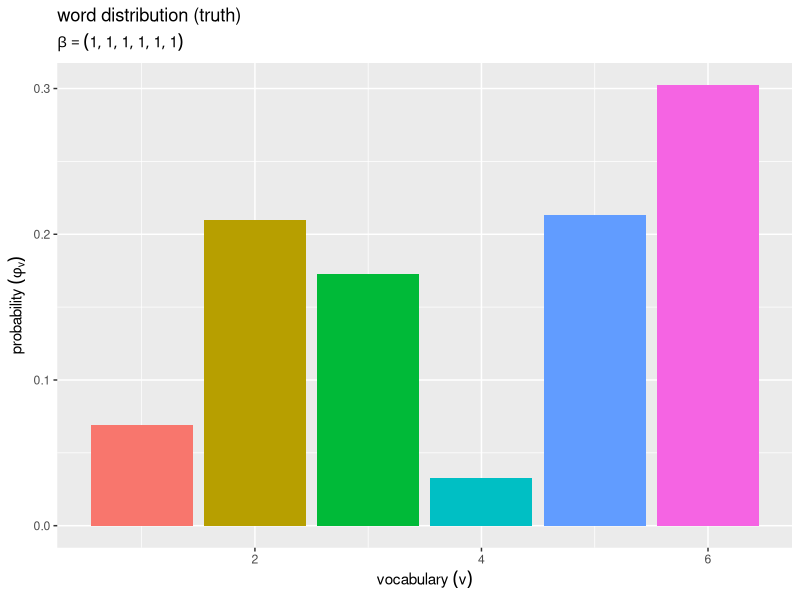
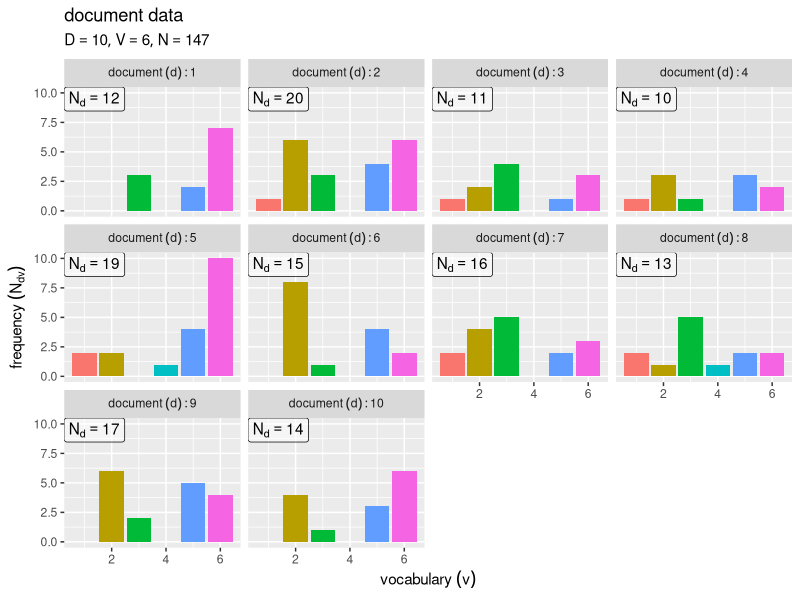
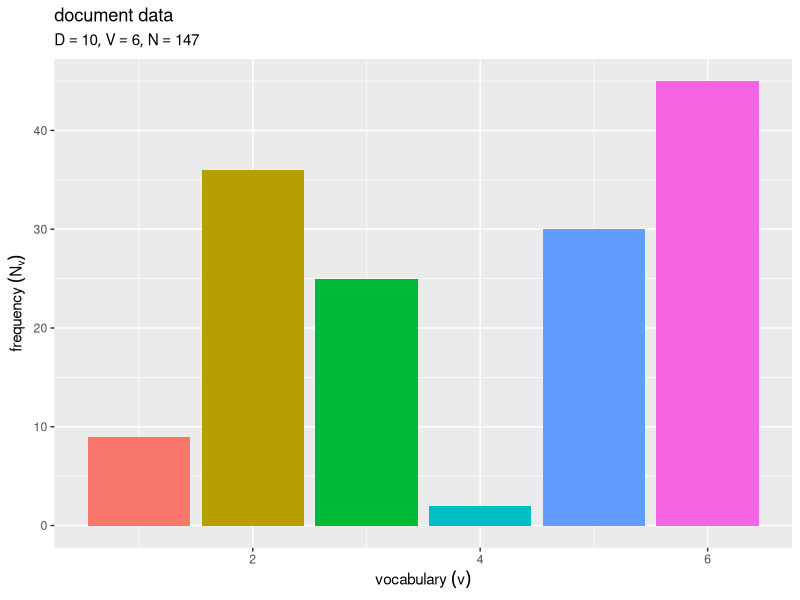

Here is the R script that generated these plots, in order:

# chapter 2.1
# ユニグラムモデル

# 生成モデル -------------------------------------------------------------------

# 利用パッケージ
library(tidyverse)
library(MCMCpack)

# パッケージ名の省略用
library(ggplot2)


# 文書データの簡易生成 --------------------------------------------------------------

### ・真のパラメータの設定 -----

# 文書数を指定
D <- 10

# 語彙数を指定
V <- 6


# 単語分布のハイパーパラメータを指定
true_beta   <- 1
true_beta_v <- rep(true_beta, times = V) # 一様な値の場合
#true_beta_v <- runif(n = V, min = 1, max = 2) # 多様な値の場合

# 単語分布のパラメータを生成
#true_phi_v <- rep(1/V, times = V) # 一様な値の場合
true_phi_v <- MCMCpack::rdirichlet(n = 1, alpha = true_beta_v) |> # 多様な値の場合
  as.vector()


### ・文書データの生成：語順を記録する場合 -----

# 文書集合を初期化
w_lt <- list()

# 各文書の単語数を初期化
N_d <- rep(NA, times = D)

# 文書ごとの各語彙の単語数を初期化
N_dv <- matrix(0, nrow = D, ncol = V)

# 文書データを生成
for(d in 1:D) {
  
  # 単語数を生成
  N_d[d] <- sample(x = 10:20, size = 1) # 下限・上限を指定
  
  # 各単語の語彙を初期化
  w_n <- rep(NA, times = N_d[d]) # 単語集合
  
  for(n in 1:N_d[d]) { # 単語ごと
    
    # 語彙を生成
    onehot_v <- rmultinom(n = 1, size = 1, prob = true_phi_v) |> # (カテゴリ乱数)
      as.vector() # one-hot符号
    v <- which(onehot_v == 1) # 語彙番号
    
    # 語彙を割当
    w_n[n] <- v
    
    # 頻度をカウント
    N_dv[d, v] <- N_dv[d, v] + 1
  }
  
  # 単語集合を格納
  w_lt[[d]] <- w_n
  
  # 途中経過を表示
  print(paste0("document: ", d, ", words: ", N_d[d]))
}


### ・文書データの生成：語順を記録しない場合 -----

# 各文書の単語数を生成
N_d <- sample(x = 10:20, size = D) # 下限・上限を指定

# 文書ごとの各語彙の単語数を初期化
N_dv <- matrix(0, nrow = D, ncol = V)

# 文書データを生成
for(d in 1:D) { 
  
  # 各語彙の単語数を生成
  N_dv[d, ] <- rmultinom(n = 1, size = N_d[d], prob = true_phi_v) |> # (多項乱数)
    as.vector()
  
  # 途中経過を表示
  print(paste0("document: ", d, ", words: ", N_d[d]))
}


# 文書データの集計 ----------------------------------------------------------------

### ・語数から語順の作成 -----

# 文書集合を初期化
w_lt <- list()

# 文書ごとに単語集合を作成
for(d in 1:D) {
  
  # 語彙番号を作成
  v_vec <- mapply(
    FUN = \(v, n) {rep(v, times = n)}, # 語彙番号を複製
    1:V,      # 語彙番号
    N_dv[d, ] # 出現回数
  ) |> 
    unlist()
  
  # 語彙を割当
  w_n <- sample(x = v_vec, size = N_d[d], replace = FALSE) # 単語集合
  
  # 単語集合を格納
  w_lt[[d]] <- w_n
}


### ・語順から語数の作成 -----

# 文書ごとの各語彙の出現回数を集計
N_dv <- w_lt |> 
  lapply(
    FUN = \(w_n) {
      dplyr::bind_rows(
        tibble::tibble(v = 1:V, freq = 0), # 未出現の語彙の補完用
        tibble::tibble(
          v    = w_n, # 語彙番号
          freq = 1    # 語彙頻度の集計用
        )
      ) |> 
        dplyr::reframe(
          freq = sum(freq), .by = v # 語彙頻度を集計
        ) |> 
        dplyr::arrange(v) |> # 頻度列の結合用
        dplyr::select(freq)
    }
  ) |> 
  dplyr::bind_cols(.name_repair = ~paste0("V", 1:D)) |> # 頻度列を結合
  t() # 行と列を入替・マトリクスに変換
rownames(N_dv) <- NULL


### ・データの集計 -----

# 文書数を取得
D <- nrow(N_dv)

# 語彙数を取得
V <- ncol(N_dv)

# 全文書の単語数を取得
N <- sum(N_dv)

# 各文書の単語数を取得
N_d <- rowSums(N_dv)


# データの可視化 ---------------------------------------------------------------

###・真の分布の作図 -----

# 単語分布を格納
true_phi_df <- tibble::tibble(
  v    = 1:V,       # 語彙番号
  prob = true_phi_v # 生成確率
)

# ラベル用の文字列を作成
param_label <- paste0(
  "beta == ", true_beta
) # 一様な値の場合
param_label <- paste0(
  "beta == (list(", paste0(true_beta_v, collapse = ", "), "))"
) # 多様な値の場合

# 単語分布を作図
ggplot() + 
  geom_bar(data = true_phi_df, 
           mapping = aes(x = v, y = prob, fill = factor(v)), stat = "identity") + # 確率
  guides(fill = "none") + # 凡例の体裁
  labs(title = "word distribution (truth)", 
       subtitle = parse(text = param_label), 
       x = expression(vocabulary ~ (v)), 
       y = expression(probability ~ (phi[v])))


### ・文書データの作図 -----

# 文書ごと語彙頻度を格納
Ndv_df <- N_dv |> 
  tibble::as_tibble(.name_repair = ~paste0("V", 1:V)) |> # 語彙番号の列名を設定
  tibble::add_column(
    d = 1:D # 文書番号
  ) |> 
  tidyr::pivot_longer(
    cols         = !d, 
    names_to     = "v", # 語彙番号
    names_prefix = "V", 
    names_transform = list(v = as.numeric), 
    values_to    = "freq" # 語彙頻度
  )

# 各文書の単語数を格納
Nd_df <- tibble::tibble(
  d    = 1:D, # 文書番号
  freq = N_d, # 単語数
  label = paste("N[d] ==", freq)
)

# ラベル用の文字列を作成
doc_label <- paste0(
  "list(", 
  "D == ", D, ", ", 
  "V == ", V, ", ", 
  "N == ", N, 
  ")"
)

# 文書ごとの語彙頻度を作図
ggplot() + 
  geom_bar(data = Ndv_df, 
           mapping = aes(x = v, y = freq, fill = factor(v)), stat = "identity") + # 頻度
  geom_label(data = Nd_df, 
             mapping = aes(x = -Inf, y = Inf, label = label), parse = TRUE, 
             hjust = 0, vjust = 1, alpha = 0.5) + # 単語数
  facet_wrap(d ~ ., labeller = label_bquote(document ~ (d): .(d))) + # 文書ごとに分割
  guides(fill = "none") + # 凡例の体裁
  labs(title = "document data", 
       subtitle = parse(text = doc_label), 
       x = expression(vocabulary ~ (v)), 
       y = expression(frequency ~ (N[dv])))


# 全文書の語彙頻度を格納
Nv_df <- Ndv_df |> 
  dplyr::reframe(
    freq = sum(freq), .by = v, # 各語彙の単語数を集計
  )

# 全文書の語彙頻度を作図
ggplot() + 
  geom_bar(data = Nv_df, 
           mapping = aes(x = v, y = freq, fill = factor(v)), stat = "identity") + # 頻度
  guides(fill = "none") + # 図の体裁
  labs(title = "document data", 
       subtitle = parse(text = doc_label), 
       x = expression(vocabulary ~ (v)), 
       y = expression(frequency ~ (N[v])))
